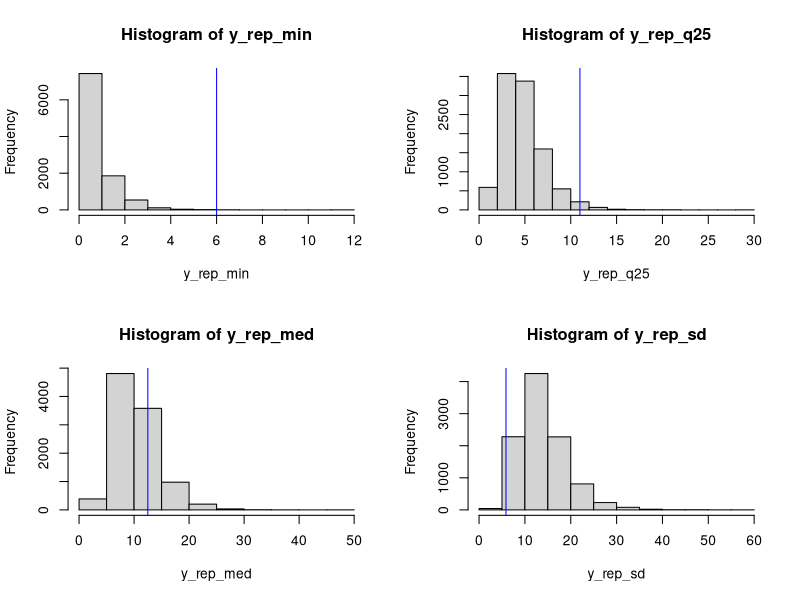
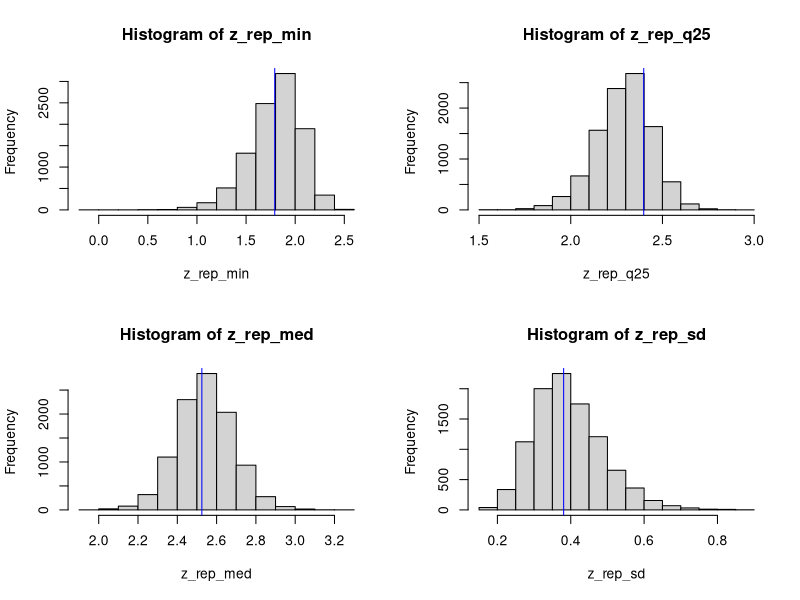
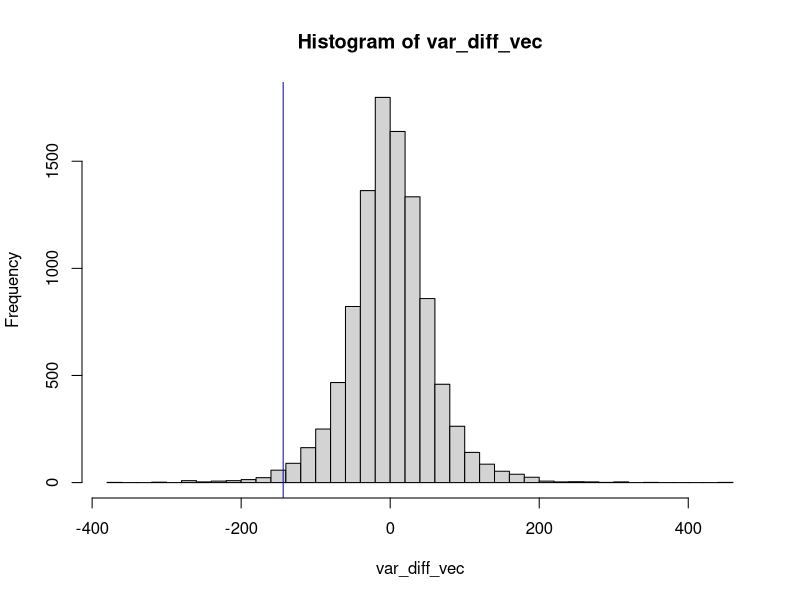
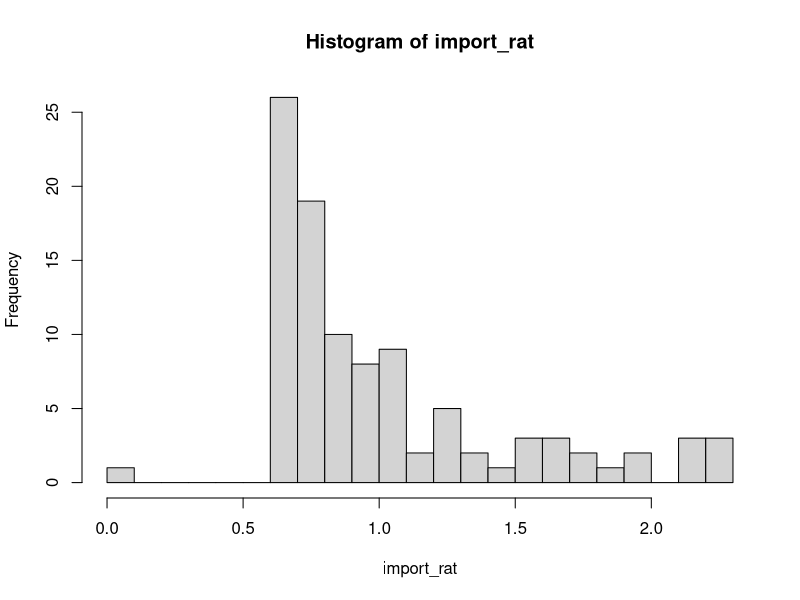
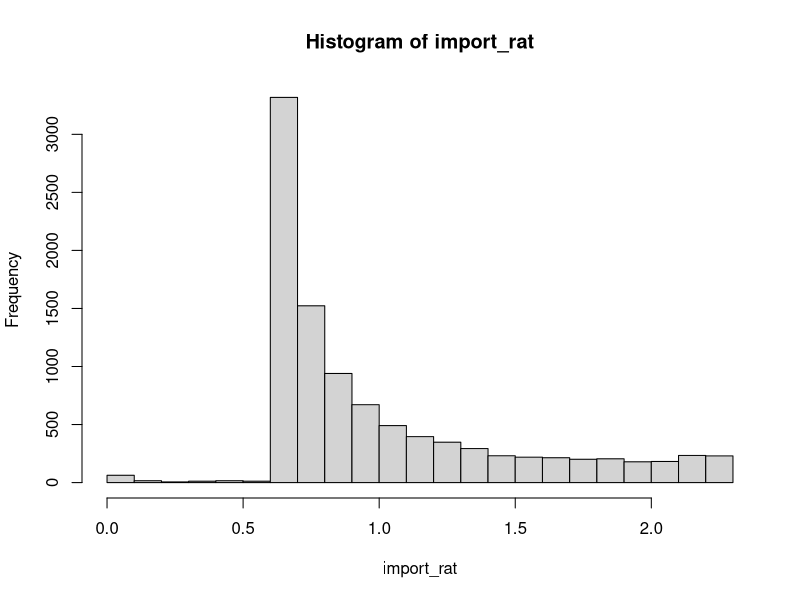
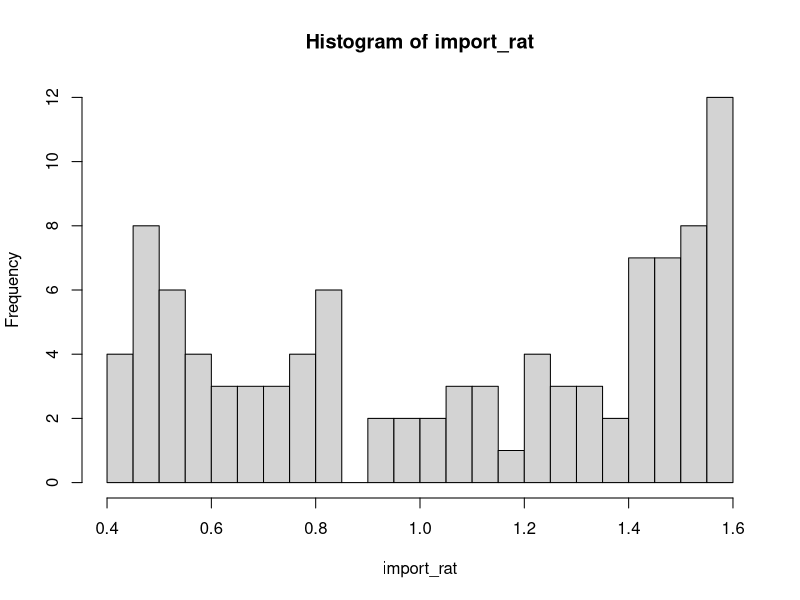
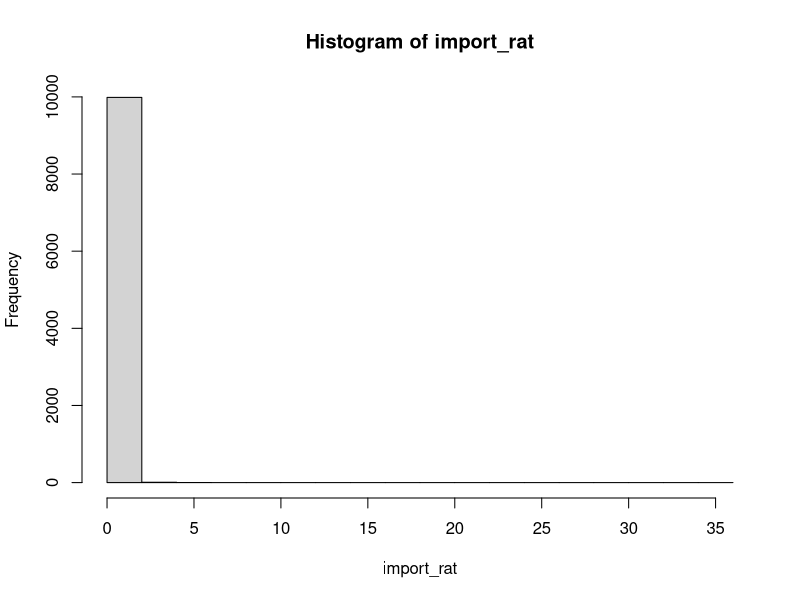

These charts were generated, in order, by the following R code:
## ---- chunk 1

## No scientific notation

options(scipen = 999)

## Load in packages

suppressMessages(
    library(fGarch)
)



########## Problem 1 ##########



## Input the known parameters and data

y <- c(15,9,15,8,8,20,25,31,13,12,11,15,11,13,13,11,11,12,6,14)
n <- length(y)
S <- 10000
alpha <- 5
beta <- alpha * 15

## ---- chunk 2

##### Part i #####



## Sample from the Gamma

samp_1i <- rgamma(n = S, shape = n + alpha, rate = beta + sum(y))

## ---- chunk 3

##### Part ii #####



## Construct the replicate data sets

y_rep <- matrix(0, nrow = S, ncol = n)

for(s in 1:S) {
    
    y_rep[s,] <- rexp(n = n, rate = samp_1i[s])
    
}

## ---- chunk 4

##### Part iii #####



## Compute the required test statistics for each replicate data set

y_rep_min <- apply(y_rep, 1, min)
y_rep_q25 <- apply(y_rep, 1, quantile, probs = 0.25)
y_rep_med <- apply(y_rep, 1, median)
y_rep_sd <- apply(y_rep, 1, sd)

par(mfrow = c(2, 2))

hist(x = y_rep_min)
abline(v = min(y), col = 'blue')

hist(x = y_rep_q25)
abline(v = quantile(y, 0.25), col = 'blue')

hist(x = y_rep_med)
abline(v = median(y), col = 'blue')

hist(x = y_rep_sd)
abline(v = sd(y), col = 'blue')

## ---- chunk 5

##### Part iv #####



## Compute the posterior predictive p-values for each statistic

pval_min <- mean(y_rep_min > min(y))
pval_q25 <- mean(y_rep_q25 > quantile(y, 0.25))
pval_med <- mean(y_rep_med > median(y))
pval_sd <- mean(y_rep_sd > sd(y))

## Probability of waiting at most 10 minutes

wait_10 <- mean(y_rep < 10)

## Output the results

cat("Minimum p-value: ", round(pval_min, 4))
cat("25% Quantile p-value: ", round(pval_q25, 4))
cat("Median p-value: ", round(pval_med, 4))
cat("Standard Deviation p-value: ", round(pval_sd, 4))
cat("Probability 10 Minute Wait: ", round(wait_10, 4))

## ---- chunk 6

########## Problem 2 ##########



## Input the known parameters and data

z <- log(y)
n <- length(z)
S <- 10000
alpha <- 0.01
beta <- 0.01

## Draw the sample from the posterior

s_squared <- sd(z)^2
post_tau <- rgamma(n = S, 
                  shape = alpha + (n - 1)/2,
                  rate = beta + (n - 1) * (s_squared / 2))

post_sigma <- 1/sqrt(post_tau)

Q_mu <- n * post_tau
ell_mu <- n * post_tau * mean(z)
post_mu <- rnorm(n = S, mean = (Q_mu^-1) * ell_mu, sd = sqrt(Q_mu^-1))

## ---- chunk 7

##### Part i #####



## Construct the replicate data set

z_rep <- matrix(0, nrow = S, ncol = n)

for(s in 1:S) {
    
    z_rep[s,] <- rnorm(n = n, mean = post_mu[s], sd = post_sigma[s])
    
}

## Compute the required test statistics for each replicate data set

z_rep_min <- apply(z_rep, 1, min)
z_rep_q25 <- apply(z_rep, 1, quantile, probs = 0.25)
z_rep_med <- apply(z_rep, 1, median)
z_rep_sd <- apply(z_rep, 1, sd)

par(mfrow = c(2, 2))

hist(x = z_rep_min)
abline(v = min(z), col = 'blue')

hist(x = z_rep_q25)
abline(v = quantile(z, 0.25), col = 'blue')

hist(x = z_rep_med)
abline(v = median(z), col = 'blue')

hist(x = z_rep_sd)
abline(v = sd(z), col = 'blue')

## Compute the posterior predictive p-values for each statistic

pval_min <- mean(z_rep_min > min(z))
pval_q25 <- mean(z_rep_q25 > quantile(z, 0.25))
pval_med <- mean(z_rep_med > median(z))
pval_sd <- mean(z_rep_sd > sd(z))

## Output the results

cat("Minimum p-value: ", round(pval_min, 4))
cat("25% Quantile p-value: ", round(pval_q25, 4))
cat("Median p-value: ", round(pval_med, 4))
cat("Standard Deviation p-value: ", round(pval_sd, 4))

## ---- chunk 8

##### Part ii #####



## Probability of waiting at most 10 minutes

wait_10 <- mean(z_rep < log(10))

## Output the results

cat("Probability 10 Minute Wait: ", round(wait_10, 4))

## ---- chunk 9

########## Problem 3 ##########



## Load in the data and known parameters

y <- c(1.960,
      1.823,
      0.968,
      2.753,
      0.779,
      3.003,
      2.463,
      2.197,
      2.806,
      3.137,
      -1.813,
      -4.242,
      -19.780,
      8.597,
      -3.134,
      7.486,
      12.621,
      -11.511,
      -12.746,
      17.244)
n <- length(y)
S <- 10000
alpha <- 0.01
beta <- 0.01

## ---- chunk 10

##### Part i #####



## Draw the sample from the posterior

s_squared <- sd(y)^2
post_tau <- rgamma(n = S, 
                   shape = alpha + (n - 1)/2,
                   rate = beta + (n - 1) * (s_squared / 2))

post_sigma <- 1/sqrt(post_tau)

Q_mu <- n * post_tau
ell_mu <- n * post_tau * mean(y)
post_mu <- rnorm(n = S, mean = (Q_mu^-1) * ell_mu, sd = sqrt(Q_mu^-1))

## ---- chunk 11

##### Part ii #####



## Construct the replicate data set

y_rep <- matrix(0, nrow = S, ncol = n)

for(s in 1:S) {
    
    y_rep[s,] <- rnorm(n = n, mean = post_mu[s], sd = post_sigma[s])
    
}

## ---- chunk 12

##### Part iii #####



## Compute the variance difference of the first 10 minus second 10 observation

y_1_var <- var(y[1:10])
y_2_var <- var(y[11:20])

var_diff <- y_1_var - y_2_var

## Compute the same variance for the replicate data

var_diff_vec <- numeric()

for (i in 1:S) {
    
    y_1_temp <- var(y_rep[i, 1:10])
    y_2_temp <- var(y_rep[i, 11:20])
    var_diff_vec[i] <- y_1_temp - y_2_temp
    
}

## Plot the histogram of the results

par(mfrow = c(1, 1))

hist(var_diff_vec, breaks = 50)
abline(v = var_diff, col = 'blue')

## ---- chunk 13

##### Part iv #####



## Posterior predictive p-value

post_pred <- mean(var_diff < var_diff_vec)

## Output the results

cat("Probability 10 Minute Wait: ", round(post_pred, 4))

## ---- chunk 14

########## Problem 4 ##########



##### Exercise 10.6 #####



### Part a ####



## Input the known parameters

S <- 100
mu <- 0
var <- 1
deg_free <- 3

## Sample theta from g

theta <- rstd(n = S, mean = mu, sd = sqrt(var), nu = deg_free)

## Calculate and plot the importance ratios

import_rat <- dnorm(x = theta, mean = mu, sd = sqrt(var)) /
    dstd(x = theta, mean = mu, sd = sqrt(var), nu = deg_free)

hist(import_rat, breaks = 20)

## ---- chunk 15

### Part b ###



## Compute the importance sampled EX and VarX

ex_imp <- ((1/S) * sum(theta * import_rat)) / ((1/S) * sum(import_rat))
var_imp <- ((1/S) * sum(theta^2 * import_rat)) / ((1/S) * sum(import_rat)) - ex_imp^2

## Compute the true EX and VarX

ex_true <- 0 # mean(dnorm(x = theta, mean = mu, sd = sqrt(var)))
var_true <- 1 # var(dnorm(x = theta, mean = mu, sd = sqrt(var)))

## Output the results

cat("Importance Sampled Expected Value: ", round(ex_imp, 4))
cat("True Expected Value: ", round(ex_true, 4))
cat("Importance Sampled Variance: ", round(var_imp, 4))
cat("True Variance: ", round(var_true, 4))

## ---- chunk 16

### Part c ###



## Input the known parameters

S <- 10000
mu <- 0
var <- 1
deg_free <- 3

## Sample theta from g

theta <- rstd(n = S, mean = mu, sd = sqrt(var), nu = deg_free)

## Calculate and plot the importance ratios

import_rat <- dnorm(x = theta, mean = mu, sd = sqrt(var)) /
    dstd(x = theta, mean = mu, sd = sqrt(var), nu = deg_free)

hist(import_rat, breaks = 20)

## Compute the importance sampled EX and VarX

ex_imp <- ((1/S) * sum(theta * import_rat)) / ((1/S) * sum(import_rat))
var_imp <- ((1/S) * sum(theta^2 * import_rat)) / ((1/S) * sum(import_rat)) - ex_imp^2

## Compute the true EX and VarX

ex_true <- 0 # mean(dnorm(x = theta, mean = mu, sd = sqrt(var)))
var_true <- 1 # var(dnorm(x = theta, mean = mu, sd = sqrt(var)))

## Output the results

cat("Importance Sampled Expected Value: ", round(ex_imp, 4))
cat("True Expected Value: ", round(ex_true, 4))
cat("Importance Sampled Variance: ", round(var_imp, 4))
cat("True Variance: ", round(var_true, 4))

## ---- chunk 17

### Part d ###



## Compute the effective sample size

S_eff <- 1 / (sum((import_rat / sum(sample(import_rat)))^2))

## Output the results

cat("Effective Sample Size: ", round(S_eff, 4))

## ---- chunk 18

##### Exercise 10.7 #####



### Part a ####



## Input the known parameters

S <- 100
mu <- 0
var <- 1
deg_free <- 3

## Sample theta from g

theta <- rnorm(n = S, mean = mu, sd = sqrt(var))

## Calculate and plot the importance ratios

import_rat <- dstd(x = theta, mean = mu, sd = sqrt(var), nu = deg_free) /
    dnorm(x = theta, mean = mu, sd = sqrt(var))

hist(import_rat, breaks = 20)

## ---- chunk 19

### Part b ###



## Compute the importance sampled EX and VarX

ex_imp <- ((1/S) * sum(theta * import_rat)) / ((1/S) * sum(import_rat))
var_imp <- ((1/S) * sum(theta^2 * import_rat)) / ((1/S) * sum(import_rat)) - ex_imp^2

## Compute the true EX and VarX

ex_true <- 0 # mean(dstd(x = theta, mean = mu, sd = sqrt(var), nu = deg_free))
var_true <- 1 # var(dstd(x = theta, mean = mu, sd = sqrt(var), nu = deg_free))

## Output the results

cat("Importance Sampled Expected Value: ", round(ex_imp, 4))
cat("True Expected Value: ", round(ex_true, 4))
cat("Importance Sampled Variance: ", round(var_imp, 4))
cat("True Variance: ", round(var_true, 4))

## ---- chunk 20

### Part c ###



## Input the known parameters

S <- 10000
mu <- 0
var <- 1
deg_free <- 3

## Sample theta from g

theta <- rnorm(n = S, mean = mu, sd = sqrt(var))

## Calculate and plot the importance ratios

import_rat <- dstd(x = theta, mean = mu, sd = sqrt(var), nu = deg_free) /
    dnorm(x = theta, mean = mu, sd = sqrt(var))

hist(import_rat, breaks = 20)

## Compute the importance sampled EX and VarX

ex_imp <- ((1/S) * sum(theta * import_rat)) / ((1/S) * sum(import_rat))
var_imp <- ((1/S) * sum(theta^2 * import_rat)) / ((1/S) * sum(import_rat)) - ex_imp^2

## Compute the true EX and VarX

ex_true <- 0 # mean(dstd(x = theta, mean = mu, sd = sqrt(var), nu = deg_free))
var_true <- 1 # var(dstd(x = theta, mean = mu, sd = sqrt(var), nu = deg_free))

## Output the results

cat("Importance Sampled Expected Value: ", round(ex_imp, 4))
cat("True Expected Value: ", round(ex_true, 4))
cat("Importance Sampled Variance: ", round(var_imp, 4))
cat("True Variance: ", round(var_true, 4))

## ---- chunk 21

### Part d ###



## Compute the effective sample size

S_eff <- 1 / (sum((import_rat / sum(sample(import_rat)))^2))

## Output the results

cat("Effective Sample Size: ", round(S_eff, 4))
